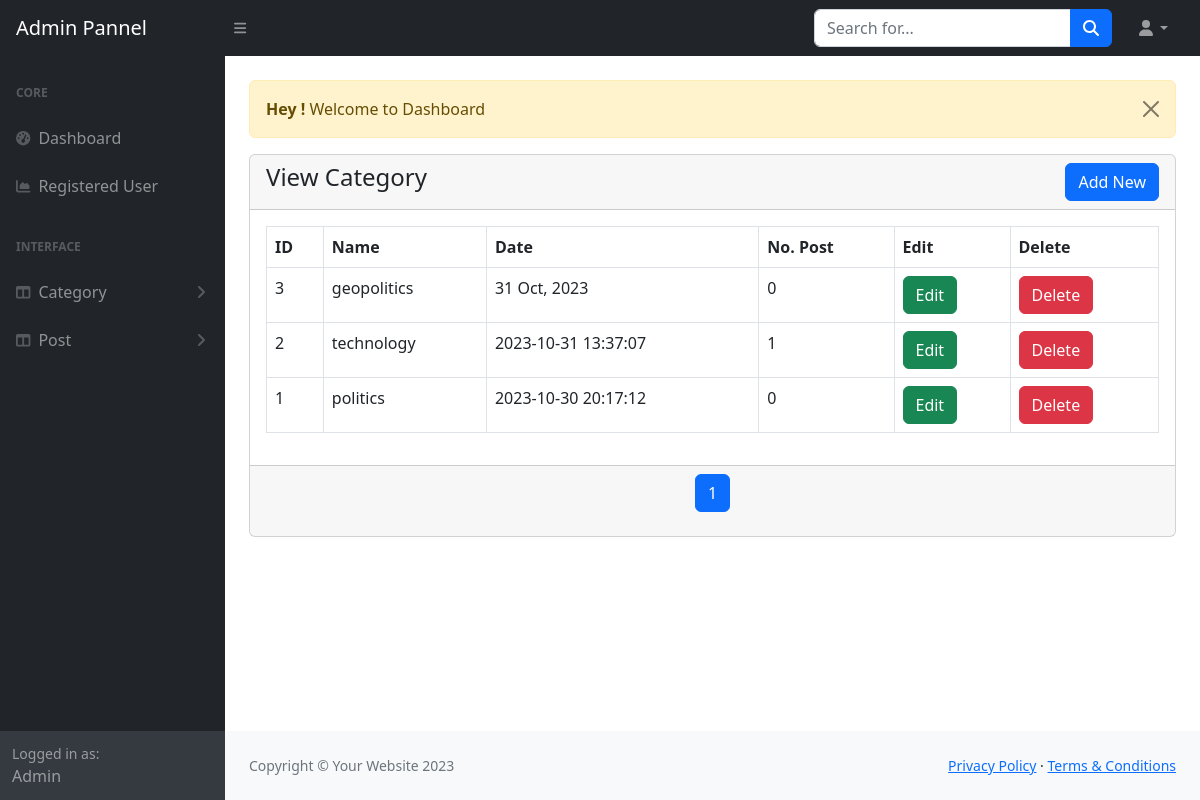
The app's page /admin/view-category.php (signed in) with its own data.
### tables this page shows
CREATE TABLE `category` (
  `id` int(11) NOT NULL,
  `name` varchar(255) NOT NULL,
  `post` int(11) NOT NULL,
  `date` varchar(255) NOT NULL
);

### admin/view-category.php (the view, shortened to what this page needs)
<?php
include('include/header.php');
?>
<div class="container-fluid px-4">
    <div class="row mt-4">
    <div class="col-md-12 mb-3">
    <?php include('message.php') ?>
           <div class="card">
            <div class="card-header">
                <a href="add-category.php" class="btn btn-primary float-end">Add New</a>
                <h4>View Category</h4>
            </div>
            <div class="card-body">
                <table class="table table-bordered table-stripe">
                    <thead>
                        <th>ID</th>
                        <th>Name</th>
                        <th>Date</th>
                        <th>No. Post</th>
                        <th>Edit</th>
                        <th>Delete</th>
                    </thead>
                    <tbody>
                        <?php
                          $limit = 3;
                          if(isset($_GET['page'])){
                              $page = $_GET['page'];
                          }else{
                           $page = 1;
                          }
                          $offset = ($page -1 ) *$limit;
                        $query = "SELECT * FROM  category ORDER BY id DESC  LIMIT {$offset},{$limit}";
                        $run = mysqli_query($conn, $query);
                        if(mysqli_num_rows($run) > 0){
                            foreach($run as $row){
                                ?>
                                <tr>
                                    <td><?=$row['id'] ?></td>
                                    <td><?=$row['name'] ?></td>
                                    <td><?= $row['date']?></td>
                                    <td>
                                    <?php
                                         $category_id = $row['id'];
                                         $query1 = "SELECT * FROM post WHERE category = $category_id ";
                                         $query_run =mysqli_query($conn, $query1);
                                         $total_posts = mysqli_num_rows($query_run);
                                            echo $total_posts;
                                        ?>
                                </td>
                                    <td><a href="edit-category.php?id=<?=$row['id']?>" class="btn btn-success">Edit</a></td>
                                    <td>
                                        <form action="code.php" method="post">
                                        <button type="submit"  name="delete-category" class="btn btn-danger">Delete</button>
                                    </form>
                                    </td>
                                </tr>
                                <?php
                            }
                        }else{
                        }
                        ?>
                    </tbody>
                </table>
            </div>
            <div class="card-footer">
            <?php
        $sql = "SELECT * FROM category";
        $run = mysqli_query($conn, $sql);
        if(mysqli_num_rows($run ) > 0 ){
            $total_record = mysqli_num_rows($run);
            $total_page = ceil($total_record / $limit);
            echo '<ul class="pagination flex justify-content-center">';
            for($i = 1; $i <= $total_page; $i++){
                if($i == $page){
                    $active = "active";
                }else{
                    $active = "";
                }
            echo '<li class="page-item '.$active.'  "><a class="page-link" href="view-category.php?page= '.$i.' ">'.$i.'</a></li>';
            }
        echo '</ul>';
    }
        ?>
            </div>
           </div>
    </div>
</div>
</div>
<?php
include('include/footer.php');
include('include/scripts.php');
?>

### records on screen
category: id "3", name "geopolitics", date "31 Oct, 2023", total_posts "0"
category: id "2", name "technology", date "2023-10-31 13:37:07", total_posts "1"
category: id "1", name "politics", date "2023-10-30 20:17:12", total_posts "0"

### other values on screen
$_SESSION['message'] "Welcome to Dashboard"
